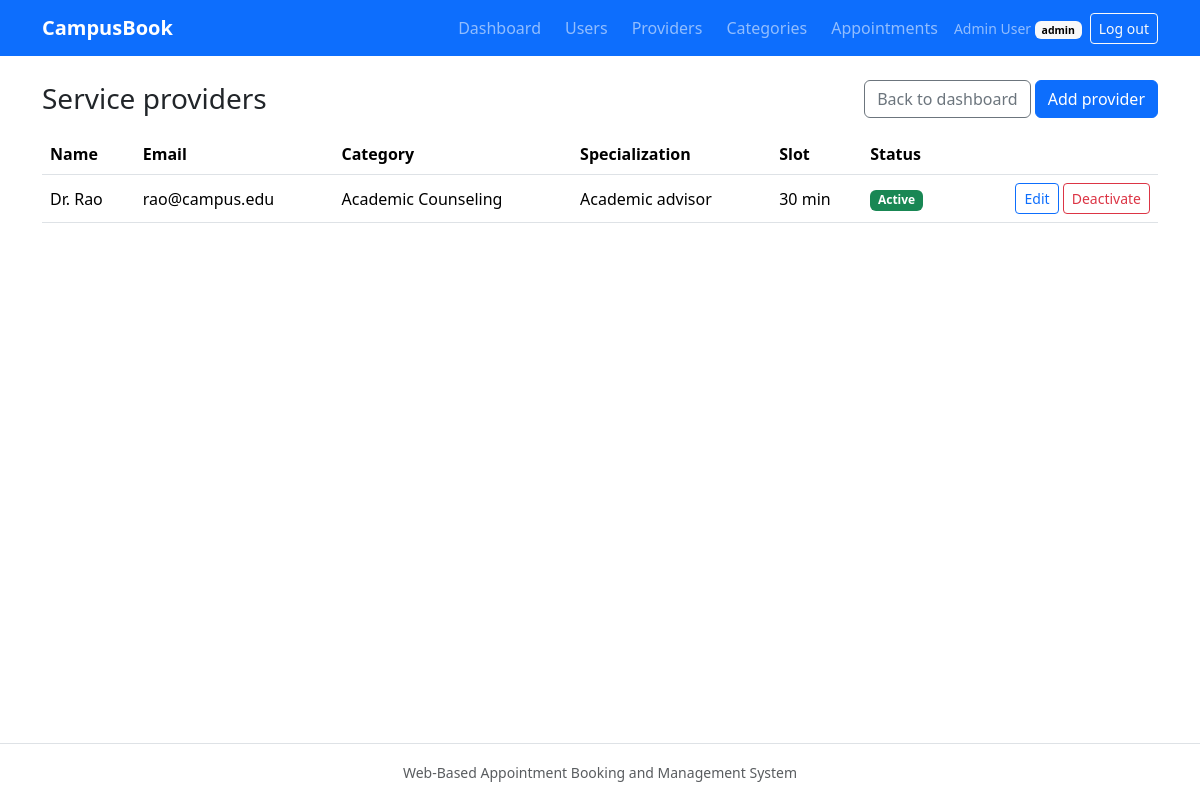
The page /admin/providers (signed in) on the database its author committed.
### app/models/user.py (models this page shows, shortened)
class User(UserMixin, db.Model):
    __tablename__ = "users"
    __table_args__ = (
        CheckConstraint("role IN ('student', 'provider', 'admin')", name="ck_users_role"),
    )
    id: Mapped[int] = mapped_column(primary_key=True)
    name: Mapped[str] = mapped_column(String(100))
    email: Mapped[str] = mapped_column(String(255), unique=True, index=True)
    password_hash: Mapped[str] = mapped_column(String(255))
    role: Mapped[str] = mapped_column(String(20), default=Role.STUDENT)
    is_active: Mapped[bool] = mapped_column(default=True)
    created_at: Mapped[datetime] = mapped_column(default=utcnow)
    provider_profile = relationship("ServiceProvider", back_populates="user", uselist=False)
    appointments = relationship("Appointment", back_populates="student")

### app/models/provider.py (models this page shows, shortened)
class ServiceProvider(db.Model):
    __tablename__ = "service_providers"
    __table_args__ = (
        CheckConstraint(
            "slot_duration_minutes BETWEEN 10 AND 120",
            name="ck_providers_slot_duration",
        ),
    )
    id: Mapped[int] = mapped_column(primary_key=True)
    user_id: Mapped[int] = mapped_column(ForeignKey("users.id"), unique=True)
    category_id: Mapped[int] = mapped_column(ForeignKey("appointment_categories.id"))
    specialization: Mapped[str] = mapped_column(String(120))
    bio: Mapped[Optional[str]] = mapped_column(Text)
    slot_duration_minutes: Mapped[int] = mapped_column(default=30)
    user = relationship("User", back_populates="provider_profile")
    category = relationship("AppointmentCategory", back_populates="providers")
    schedules = relationship(
        "AvailabilitySchedule", back_populates="provider", cascade="all, delete-orphan"
    )
    blocked_times = relationship(
        "BlockedTime", back_populates="provider", cascade="all, delete-orphan"
    )
    appointments = relationship("Appointment", back_populates="provider")
    @property
    def name(self) -> str:
        return self.user.name

class AppointmentCategory(db.Model):
    __tablename__ = "appointment_categories"
    id: Mapped[int] = mapped_column(primary_key=True)
    name: Mapped[str] = mapped_column(String(100), unique=True)
    description: Mapped[Optional[str]] = mapped_column(String(255))
    providers = relationship("ServiceProvider", back_populates="category")

### app/blueprints/admin/routes.py (the view)
@bp.route("/providers")
@role_required(Role.ADMIN)
def providers():
    items = db.session.execute(
        db.select(ServiceProvider)
        .join(User, ServiceProvider.user_id == User.id)
        .order_by(User.name)
    ).scalars().all()
    return render_template("admin/providers.html", providers=items)

### app/models/user.py (called while the page is built)
@login_manager.user_loader
def load_user(user_id: str):
    user = db.session.get(User, int(user_id))
    if user is None or not user.is_active:
        return None
    return user

### app/utils/roles.py (called while the page is built)
def role_required(*roles):
    def decorator(view):
        @wraps(view)
        @login_required
        def wrapped(*args, **kwargs):
            if current_user.role not in roles:
                abort(403)
            return view(*args, **kwargs)
        return wrapped
    return decorator

### app/templates/admin/providers.html (shortened to what this page needs)
{% extends "base.html" %}
{% block content %}
<div class="d-flex justify-content-between align-items-center mb-3">
  <h1 class="h3 mb-0">Service providers</h1>
  <div>
    <a class="btn btn-outline-secondary" href="{{ url_for('admin.dashboard') }}">Back to dashboard</a>
    <a class="btn btn-primary" href="{{ url_for('admin.new_provider') }}">Add provider</a>
  </div>
</div>
{% if providers %}
  <div class="table-responsive">
    <table class="table align-middle">
      <thead>
        <tr><th>Name</th><th>Email</th><th>Category</th><th>Specialization</th><th>Slot</th><th>Status</th><th></th></tr>
      </thead>
      <tbody>
        {% for p in providers %}
          <tr>
            <td>{{ p.user.name }}</td>
            <td>{{ p.user.email }}</td>
            <td>{{ p.category.name }}</td>
            <td>{{ p.specialization }}</td>
            <td>{{ p.slot_duration_minutes }} min</td>
            <td>
              {% if p.user.is_active %}
                <span class="badge text-bg-success">Active</span>
              {% else %}
                <span class="badge text-bg-danger">Inactive</span>
              {% endif %}
            </td>
            <td class="text-end">
              <a class="btn btn-sm btn-outline-primary" href="{{ url_for('admin.edit_provider', provider_id=p.id) }}">Edit</a>
              <form method="post" class="d-inline"
                    action="{{ url_for('admin.set_active', user_id=p.user.id) }}"
                    data-confirm="{{ 'Deactivate' if p.user.is_active else 'Activate' }} {{ p.user.name }}?"
                    onsubmit="return confirm(this.dataset.confirm);">
                {% if p.user.is_active %}
                  <button type="submit" class="btn btn-sm btn-outline-danger">Deactivate</button>
                {% else %}
                  <button type="submit" class="btn btn-sm btn-outline-success">Activate</button>
                {% endif %}
              </form>
            </td>
          </tr>
        {% endfor %}
      </tbody>
    </table>
  </div>
{% else %}
  <div class="alert alert-info">No providers yet. Click "Add provider" to create the first one.</div>
{% endif %}
{% endblock %}

### app/templates/base.html (shortened to what this page needs)
<!DOCTYPE html>
<html lang="en">
<head>
  <link href="https://cdn.jsdelivr.net/npm/bootstrap@5.3.3/dist/css/bootstrap.min.css" rel="stylesheet">
  <link href="{{ url_for('static', filename='css/style.css') }}" rel="stylesheet">
</head>
<body class="d-flex flex-column min-vh-100">
  <nav class="navbar navbar-expand-lg navbar-dark bg-primary">
    <div class="container">
      <a class="navbar-brand fw-semibold" href="{{ url_for('main.index') }}">CampusBook</a>
      <div class="collapse navbar-collapse" id="mainNav">
        <ul class="navbar-nav ms-auto align-items-lg-center gap-lg-2">
          {% if current_user.is_authenticated %}
            <li class="nav-item"><a class="nav-link" href="{{ url_for('main.dashboard') }}">Dashboard</a></li>
            {% if current_user.role == 'student' %}
              <li class="nav-item"><a class="nav-link" href="{{ url_for('student.providers') }}">Find a provider</a></li>
              <li class="nav-item"><a class="nav-link" href="{{ url_for('student.appointments') }}">My appointments</a></li>
              <li class="nav-item"><a class="nav-link" href="{{ url_for('student.history') }}">History</a></li>
            {% elif current_user.role == 'provider' %}
              <li class="nav-item"><a class="nav-link" href="{{ url_for('provider.availability') }}">Availability</a></li>
              <li class="nav-item"><a class="nav-link" href="{{ url_for('provider.appointments') }}">Appointments</a></li>
            {% elif current_user.role == 'admin' %}
              <li class="nav-item"><a class="nav-link" href="{{ url_for('admin.users') }}">Users</a></li>
              <li class="nav-item"><a class="nav-link" href="{{ url_for('admin.providers') }}">Providers</a></li>
              <li class="nav-item"><a class="nav-link" href="{{ url_for('admin.categories') }}">Categories</a></li>
              <li class="nav-item"><a class="nav-link" href="{{ url_for('admin.appointments') }}">Appointments</a></li>
            {% endif %}
            <li class="nav-item">
              <span class="navbar-text small">
                {{ current_user.name }}
                <span class="badge text-bg-light">{{ current_user.role }}</span>
              </span>
            </li>
            <li class="nav-item">
              <form method="post" action="{{ url_for('auth.logout') }}" class="d-inline">
                <button type="submit" class="btn btn-outline-light btn-sm">Log out</button>
              </form>
            </li>
          {% else %}
            <li class="nav-item"><a class="nav-link" href="{{ url_for('auth.login') }}">Log in</a></li>
            <li class="nav-item"><a class="nav-link" href="{{ url_for('auth.register') }}">Register</a></li>
          {% endif %}
        </ul>
      </div>
    </div>
  </nav>
  <main class="container flex-grow-1 py-4">
    {% block content %}{% endblock %}
  </main>
  <footer class="py-3 text-center text-muted border-top">
    <small>Web-Based Appointment Booking and Management System</small>
  </footer>
</body>
</html>

### rows shown on the page
User: name "Admin User", role "admin"
ServiceProvider: user.name "Dr. Rao", user.email "rao@campus.edu", category.name "Academic Counseling", specialization "Academic advisor", slot_duration_minutes "30"
